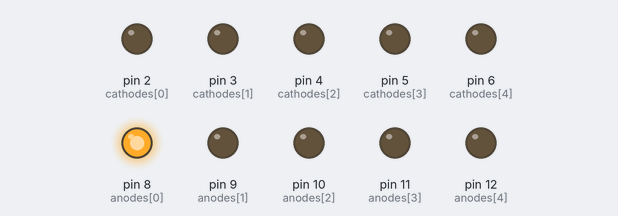
A sketch run on a simulated Arduino Uno, built with avr-gcc and run on an emulated ATmega328P. Parts: output pins drawn as LEDs (lit = HIGH).

Above: at 0.1 s.
At 0.7 s:
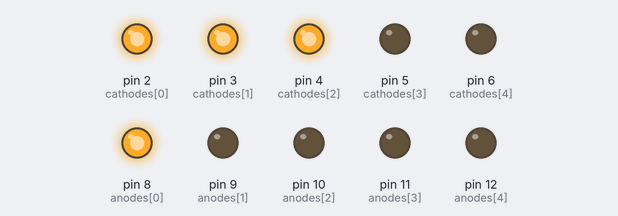
At 1.5 s:
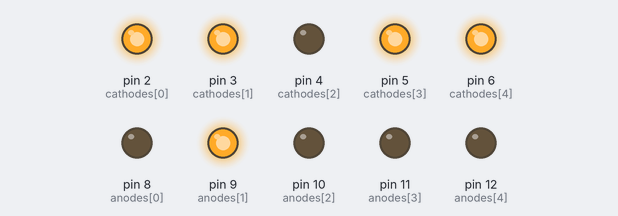
At 3.1 s:
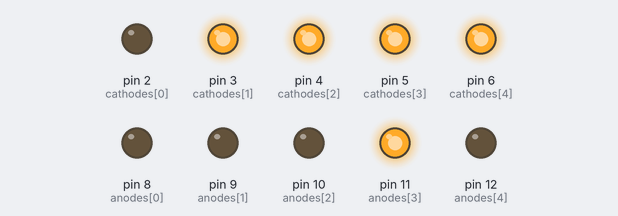
At 4.7 s:
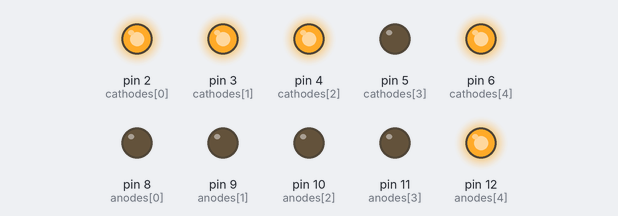
At 6.3 s:
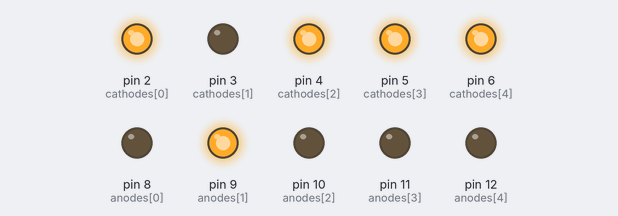
Timing chart, 0 to 6.6 s (numbered marks = the images above):
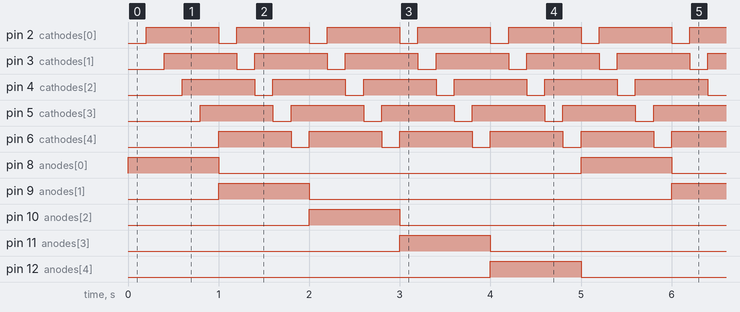

Measured:
- by itself, pin 8 (anodes[0]), pin 9 (anodes[1]), pin 10 (anodes[2]), pin 11 (anodes[3]), pin 12 (anodes[4]): alternates HIGH for 1.0 s and LOW for 4.0 s
- by itself, pin 2 (cathodes[0]), pin 3 (cathodes[1]), pin 4 (cathodes[2]), pin 5 (cathodes[3]), pin 6 (cathodes[4]): alternates HIGH for 0.80 s and LOW for 0.20 s

The sketch:

LED_5x5.ino
```cpp
int anodes[5] = {8, 9, 10, 11, 12}; //pin numbers
int cathodes[5] = {2, 3, 4, 5, 6}; //pin numbers

void setup() {

  //initialize pins
  for(int i = 0; i < 5; i++) {
    pinMode(anodes[i], OUTPUT);
    pinMode(cathodes[i], OUTPUT);
  }
}

void loop() {
  for(int i = 0; i < 5; i++) {
    digitalWrite(anodes[i], HIGH);
    for(int j = 0; j < 5; j++) {
      digitalWrite(cathodes[j], LOW);
      delay(200);
      digitalWrite(cathodes[j], HIGH);
    }
    digitalWrite(anodes[i], LOW);
  }
}
```
